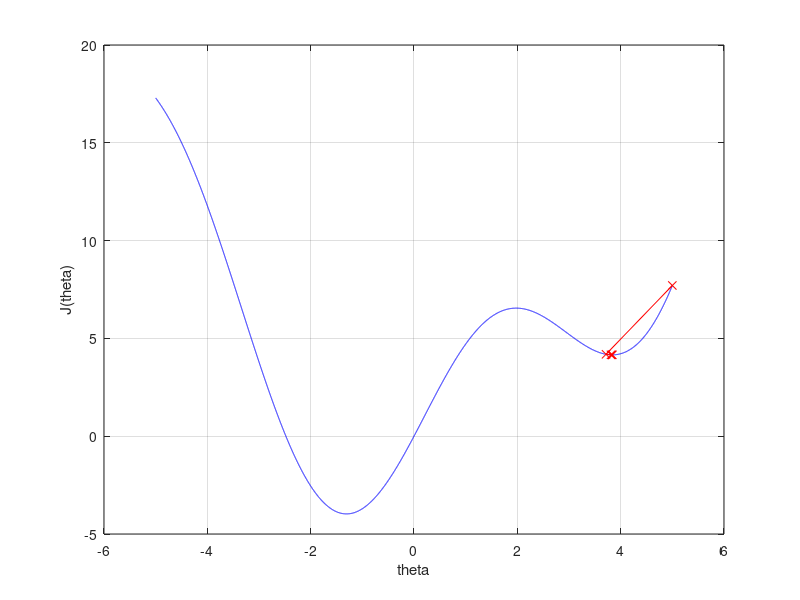

MATLAB code for this plot:
clear all, close all
f = inline('0.5 * theta.^2+5*sin(theta)');
df = inline('theta+5*cos(theta)');

theta_axis=linspace(-5,5,10000);
faxis = linspace(-5 , 20, 10000);

figure(1), plot(theta_axis, f(theta_axis), 'b')
xlabel('theta'), ylabel('J(theta)'), grid, hold on

alpha = 0.2;
theta = zeros(5000);
theta(1) = 5;
max_iter = 5000;
i = 1;

emin = 1e-6;
while i < max_iter
    dtheta = -alpha * df(theta(i));
    theta(i+1) = theta(i) + dtheta;
    x0 = theta(i);
    x1 = theta(i+1);
    y0 = f(x0);
    y1 = f(x1);
    plot(x0, y0, 'rx', x0, y0, '-')
    line([x0 x1], [y0 y1], 'Color', 'r', 'LineWidth', 0.5)
    figure(1)
    pause(0.1)
    if abs(y1-y0) < emin, break,end
   i = i + 1; 
end
fprintf('Number of iterations = %f\n', i)
theta(i)